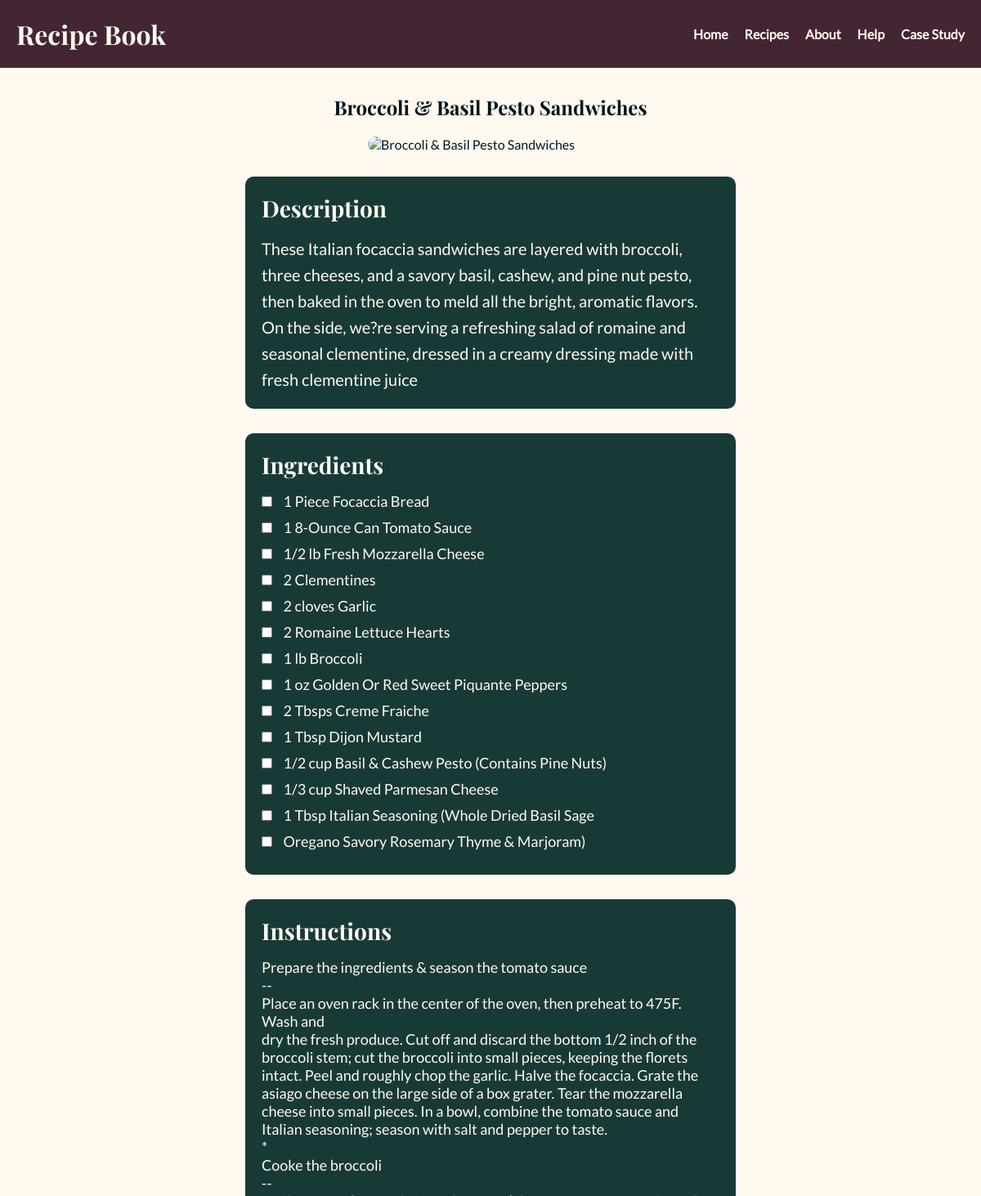
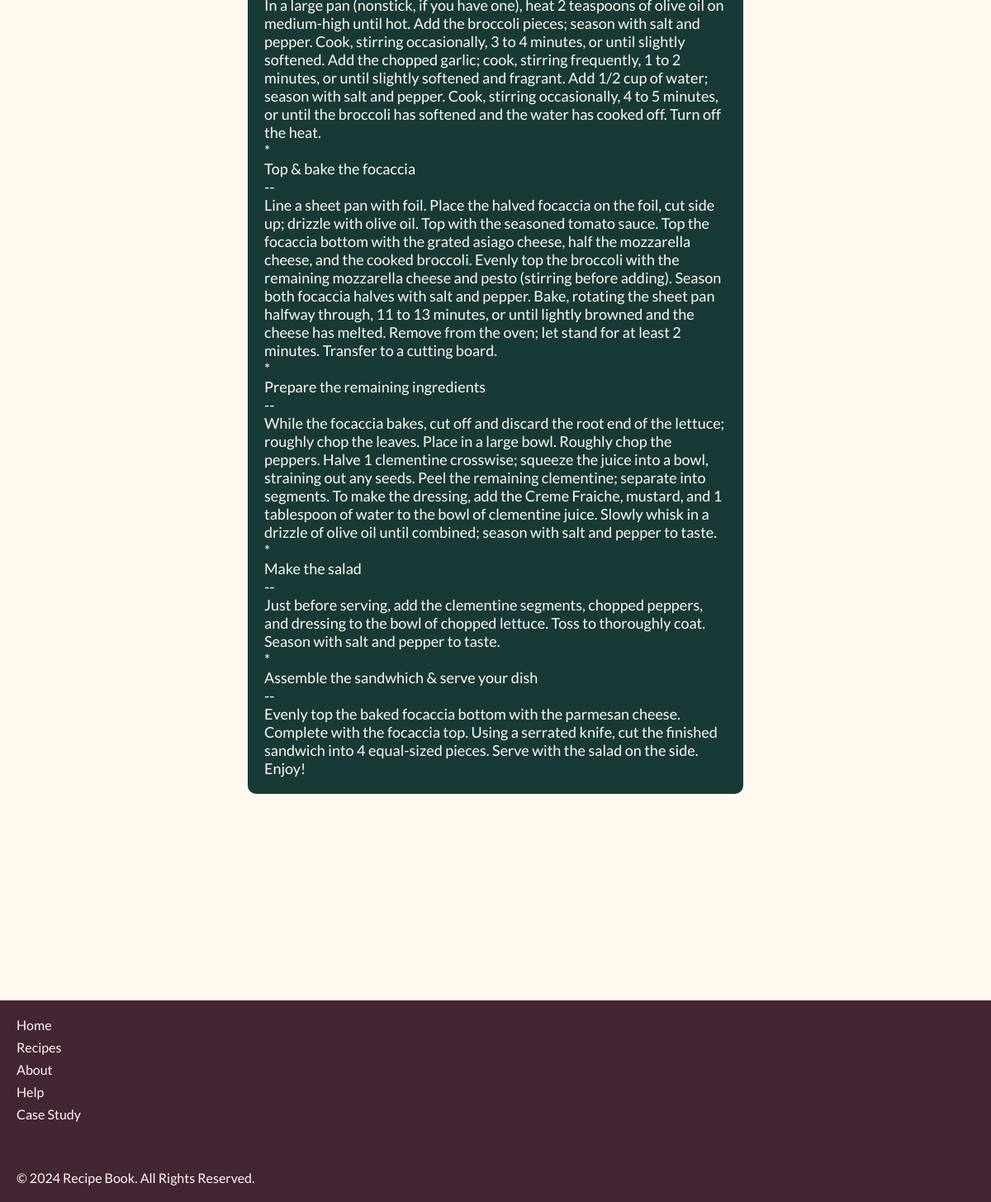
Page /recipe-detail.php?id=3 on the committed database (2 pictures, top to bottom).
### tables this page shows
CREATE TABLE `final_recipes_list` (
  `id` int NOT NULL,
  `recipe_name` varchar(100) DEFAULT NULL,
  `recipe_subtitle` varchar(100) DEFAULT NULL,
  `cuisine` varchar(100) DEFAULT NULL,
  `protein` varchar(100) DEFAULT NULL,
  `cooking_time` int DEFAULT NULL,
  `servings` int DEFAULT NULL,
  `description` text,
  `ingredients` varchar(1000) DEFAULT NULL,
  `steps` text
);

### recipe-detail.php (the view, shortened to what this page needs)
<?php
include 'db_connection.php';
$recipeId = $_GET['id'] ?? '';
$sql = "SELECT * FROM final_recipes_list WHERE id = ?";
$stmt = $mysqli->prepare($sql);
$stmt->bind_param("i", $recipeId);
$stmt->execute();
$result = $stmt->get_result();
$recipe = $result->fetch_assoc();
?>
<!DOCTYPE html>
<html lang="en">
<head>
    <link rel="stylesheet" href="recipes.css">
</head>
<body>
<header>
    <div class="logo">
        <h1>Recipe Book</h1>
    </div>
    <nav>
        <ul id="nav-list">
            <li><a href="index.php">Home</a></li>
            <li><a href="recipes.php">Recipes</a></li>
            <li><a href="about.html">About</a></li>
            <li><a href="help.html">Help</a></li>
            <li><a href="case-study.html" target="_blank">Case Study</a></li>
        </ul>
    </nav>
</header>
<main>
    <section class="recipe-detail">
        <h2><?php echo htmlspecialchars($recipe['recipe_name']); ?></h2>
        <div class="recipe-image">
            <img
                src="images/<?php echo htmlspecialchars($recipe['id']); ?>.jpg"
                alt="<?php echo htmlspecialchars($recipe['recipe_name']); ?>">
        </div>
        <div class="description-section">
            <h3>Description</h3>
            <p><?php echo nl2br(htmlspecialchars($recipe['description'])); ?></p>
        </div>
        <div class="ingredients-section">
            <h3>Ingredients</h3>
            <ul>
                <?php
                $ingredients = explode("\n", $recipe['ingredients']);
                foreach ($ingredients as $ingredient) {
                    $cleanedIngredient = str_replace(',', '', $ingredient);
                    echo '<li><input type="checkbox"> ' . htmlspecialchars($cleanedIngredient) . '</li>';
                }
                ?>
            </ul>
        </div>
        <div class="steps-section">
            <h3>Instructions</h3>
            <div>
                <?php
                $steps = $recipe['steps'] ?? '';
                if (!empty($steps)) {
                    $stepsArray = explode("\n", $steps);
                    foreach ($stepsArray as $step) {
                        echo '<p>' . htmlspecialchars($step) . '</p>';
                    }
                } else {
                    echo '<p>No steps available for this recipe.</p>';
                }
                ?>
            </div>
        </div>
    </section>
</main>
<footer>
    <div class="footer-links">
        <ul>
            <li><a href="index.php">Home</a></li>
            <li><a href="recipes.php">Recipes</a></li>
            <li><a href="about.html">About</a></li>
            <li><a href="help.html">Help</a></li>
            <li><a href="case-study.html" target="_blank">Case Study</a></li>
        </ul>
        <p>&copy; 2024 Recipe Book. All Rights Reserved.</p>
    </div>
</footer>
</body>
</html>

### recipes.css (style rules this page uses)
:root { --primary-bg-color: #fff9ef; --primary-font-color: #04151F; --secondary-bg-color: #183A37; --header-color: #432534; --accent-color: #C44900; }
* { margin: 0; padding: 0; box-sizing: border-box; }
body { font-family: lato; background-color: var(--primary-bg-color); color: var(--primary-font-color); }
header { background-color: var(--header-color); padding: 20px; display: flex; justify-content: space-between; align-items: center; position: sticky; top: 0; z-index: 1000; }
header .logo h1 { color: var(--primary-bg-color); font-family: 'playfair-display'; }
nav ul { list-style: none; display: flex; gap: 20px; position: static; top: auto; right: auto; width: auto; height: auto; background-color: transparent; flex-direction: row; justify-content: flex-end; align-items: center; margin-left: auto; }
nav ul li a { color: var(--primary-bg-color); text-decoration: none; font-weight: bold; position: relative; }
nav ul li a::after { content: ''; position: absolute; bottom: -5px; left: 0; width: 0; height: 2px; background-color: var(--accent-color); transition: width 0.3s ease; }
footer { background-color: var(--header-color); color: var(--primary-bg-color); padding: 20px; margin-top: 250px; }
footer .footer-links { display: flex; flex-direction: column; align-items: flex-start; }
footer .footer-links ul { list-style-type: none; padding: 0; margin-bottom: 50px; }
footer .footer-links li { margin-bottom: 8px; }
footer .footer-links a { color: var(--primary-bg-color); text-decoration: none; }
footer p { margin: 0; }
.recipe-image img { width: 100%; height: auto; border-radius: 10px; margin-bottom: 30px; max-width: 300px; display: block; margin-left: auto; margin-right: auto; }
.recipe-detail h2 { padding-top: 32px; }
.description-section, .ingredients-section, .steps-section { background-color: var(--secondary-bg-color); padding: 20px; border-radius: 10px; margin: 0 auto 30px; max-width: 600px; text-align: left; color: var(--primary-bg-color); }
.description-section h3, .ingredients-section h3, .steps-section h3 { font-size: 28px; margin-bottom: 15px; font-family: 'playfair-display'; color: var(--primary-bg-color); }
.description-section p, .steps-section ol { font-size: 18px; line-height: 1.6; color: var(--primary-bg-color); }
.description-section p, .steps-section ol { font-size: 20px; line-height: 1.6; color: var(--primary-bg-color); }
.steps-section { font-family: lato; font-size: 18px; }
.ingredients-section ul { list-style: none; padding: 0; }
.ingredients-section li { font-size: 18px; margin-bottom: 10px; color: var(--primary-bg-color); }
.ingredients-section input[type="checkbox"] { margin-right: 10px; }
h2 { font-family: 'playfair-display'; margin-bottom: 20px; text-align: center; }

### rows in the picture
final_recipes_list: recipe_name "Broccoli & Basil Pesto Sandwiches", description "These Italian focaccia sandwiches are layered with broccoli, three cheeses, and a savory basil, cashew, and pine nut pesto, then baked in the oven to meld all the bright, aromatic flavors. On the side, we?re serving a refreshing salad of romaine and seasonal clementine, dressed in a creamy dressing made with fresh clementine juice", ingredients "1 Piece Focaccia Bread", ingredients "1 8-Ounce Can Tomato Sauce", ingredients "1/2 lb Fresh Mozzarella Cheese", ingredients "2 Clementines", ingredients "2 cloves Garlic", ingredients "2 Romaine Lettuce Hearts", ingredients "1 lb Broccoli", ingredients "1 oz Golden Or Red Sweet Piquante Peppers", ingredients "2 Tbsps Creme Fraiche", ingredients "1 Tbsp Dijon Mustard", ingredients "1/2 cup Basil & Cashew Pesto (Contains Pine Nuts)", ingredients "1/3 cup Shaved Parmesan Cheese", ingredients "1 Tbsp Italian Seasoning (Whole Dried Basil Sage", ingredients "Oregano Savory Rosemary Thyme & Marjoram)", steps "Prepare the ingredients & season the tomato sauce", steps "--", steps "Place an oven rack in the center of the oven, then preheat to 475F. Wash and", steps "dry the fresh produce. Cut off and discard the bottom 1/2 inch of the broccoli stem; cut the broccoli into small pieces, keeping the florets intact. Peel and roughly chop the garlic. Halve the focaccia. Grate the asiago cheese on the large side of a box grater. Tear the mozzarella cheese into small pieces. In a bowl, combine the tomato sauce and Italian seasoning; season with salt and pepper to taste.", steps "*", steps "Cooke the broccoli", steps "In a large pan (nonstick, if you have one), heat 2 teaspoons of olive oil on medium-high until hot. Add the broccoli pieces; season with salt and pepper. Cook, stirring occasionally, 3 to 4 minutes, or until slightly softened. Add the chopped garlic; cook, stirring frequently, 1 to 2 minutes, or until slightly softened and fragrant. Add 1/2 cup of water; season with salt and pepper. Cook, stirring occasionally, 4 to 5 minutes, or until the broccoli has softened and the water has cooked off. Turn off the heat.", steps "Top & bake the focaccia", steps "Line a sheet pan with foil. Place the halved focaccia on the foil, cut side up; drizzle with olive oil. Top with the seasoned tomato sauce. Top the focaccia bottom with the grated asiago cheese, half the mozzarella cheese, and the cooked broccoli. Evenly top the broccoli with the remaining mozzarella cheese and pesto (stirring before adding). Season both focaccia halves with salt and pepper. Bake, rotating the sheet pan halfway through, 11 to 13 minutes, or until lightly browned and the cheese has melted. Remove from the oven; let stand for at least 2 minutes. Transfer to a cutting board.", steps "Prepare the remaining ingredients", steps "While the focaccia bakes, cut off and discard the root end of the lettuce; roughly chop the leaves. Place in a large bowl. Roughly chop the peppers. Halve 1 clementine crosswise; squeeze the juice into a bowl, straining out any seeds. Peel the remaining clementine; separate into segments. To make the dressing, add the Creme Fraiche, mustard, and 1 tablespoon of water to the bowl of clementine juice. Slowly whisk in a drizzle of olive oil until combined; season with salt and pepper to taste.", steps "Make the salad", steps "Just before serving, add the clementine segments, chopped peppers, and dressing to the bowl of chopped lettuce. Toss to thoroughly coat. Season with salt and pepper to taste.", steps "Assemble the sandwhich & serve your dish", steps "Evenly top the baked focaccia bottom with the parmesan cheese. Complete with the focaccia top. Using a serrated knife, cut the finished sandwich into 4 equal-sized pieces. Serve with the salad on the side. Enjoy!"
